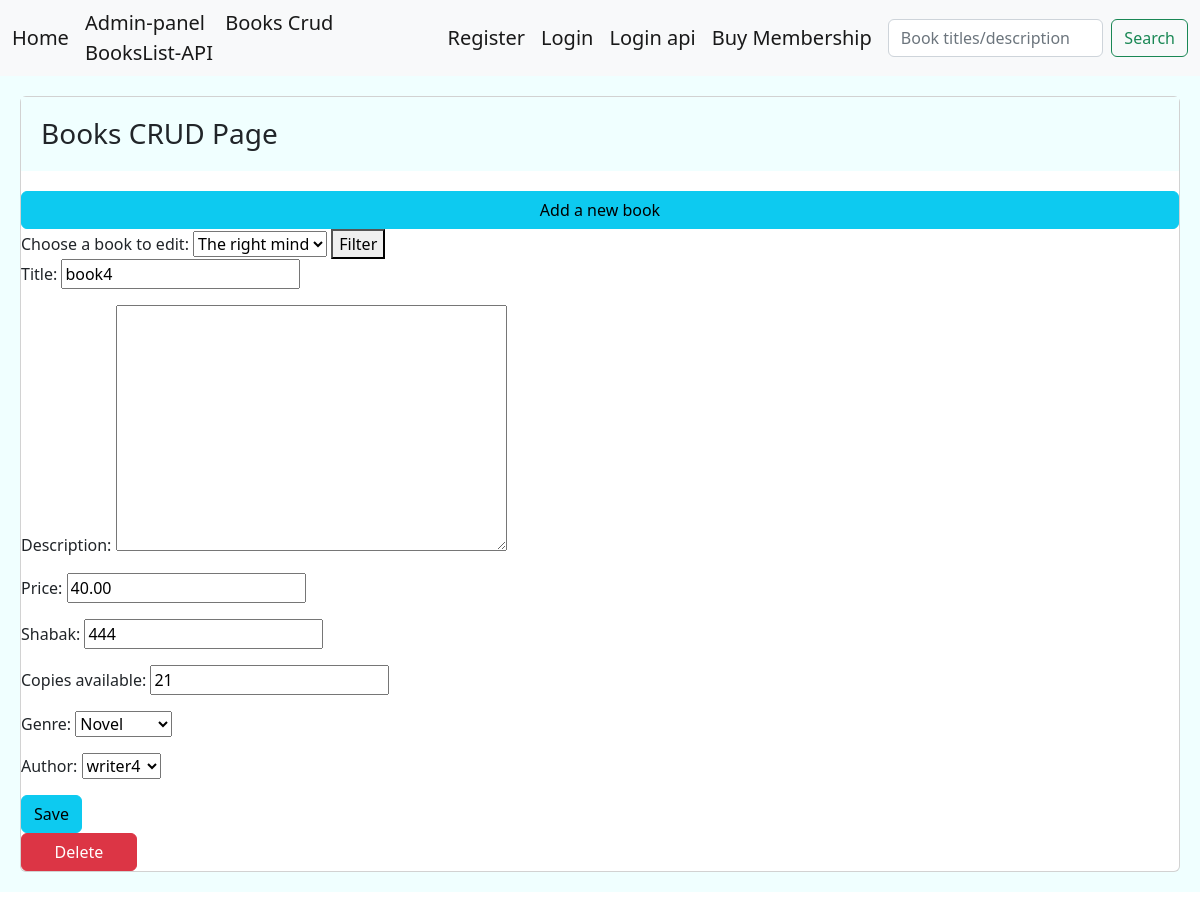
The page /books-crud/7/ on the database its author committed.
### library/models.py (models this page shows, shortened)
class Books(models.Model):
    title = models.CharField(max_length=100)
    description = models.TextField(null=True)
    price = models.DecimalField(max_digits=6 , decimal_places=2, default=0.00)
    shabak = models.CharField(max_length=150,null=True)
    copies_available = models.PositiveIntegerField(default=4)
    genre = models.ForeignKey('Genre', on_delete=models.SET_NULL, null=True)
    author = models.ForeignKey('Author', on_delete=models.SET_NULL, null=True)

class Genre(models.Model):
    genre = models.CharField(max_length=50,null=True)
    def __str__(self):
        return self.genre

class Author(models.Model):
    author = models.CharField(max_length=150,null=True)
    born_city = models.CharField(max_length=200, null=True)
    def __str__(self):
        return self.author

### library/views.py (the view, shortened to what this page needs)
# urls.py: path('books-crud/<int:book_id>/',views.BooksCrud.as_view(), name='bcrud'),
class BooksCrud(View):
    form_class = BooksCrudForm
    template_class = 'library/bcrud.html'
    def get(self,request,book_id):
        books = Books.objects.values('id','title')
        if book_id == 0:
            form = self.form_class
            return render(request,self.template_class,{'form':form,'books':books})
        else:
            instance = get_object_or_404(Books, pk=book_id)
            form = self.form_class(instance=instance)
            return render(request,self.template_class,{'form':form,'books':books})

### library/forms.py
class BooksCrudForm(forms.ModelForm):
    class Meta:
        model = Books
        fields = '__all__'

### library/templates/library/bcrud.html (shortened to what this page needs)
{% extends 'main.html' %}
{% block content %}
<div class="card">
    <h3 class="card-title jumbotron"> Books CRUD Page</h3> <a href="{% url 'library:bcrud' 0  %}" class="btn btn-info">Add a new book </a>
    <form id="filterForm" method="GET" action="">
        <label for="book_id">Choose a book to edit:</label>
        <select name="book_id" id="bookSelect">
            {% for j in books %}
                <option value="{{ j.id }}">{{ j.title }}</option>
            {% endfor %}
        </select>
        <button type="submit">Filter</button>
    </form>
    <form action="" method="post">
        {{ form.as_p }}
        <input type="submit" value="Save" class="btn btn-info">
    </form>
    {% if form.instance.id != None and form.instance.id != 0 %}
        <a href="{% url 'library:bdelete' form.instance.id %}" class="btn btn-danger" style="width: 10%;">Delete</a>
    {% endif %}
{% endblock %}

### templates/main.html (style rules this page uses)
.jumbotron { padding: 20px; margin-bottom: 20px; background-color: azure; }

### rows shown on the page
Books: title "book4", price "40.00", shabak "444", copies_available "21"
Genre: genre "Novel"
Author: author "writer4"

### other values the page prints
form field book_id "The right mind"
